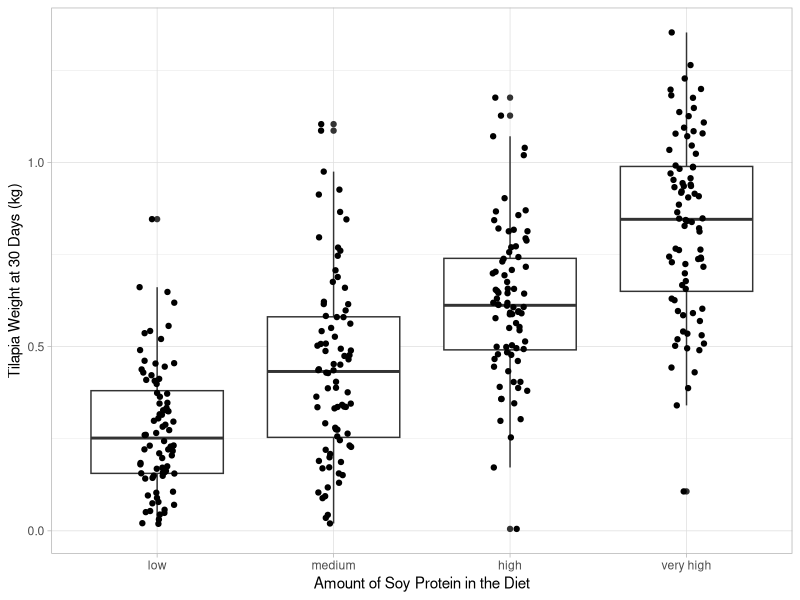
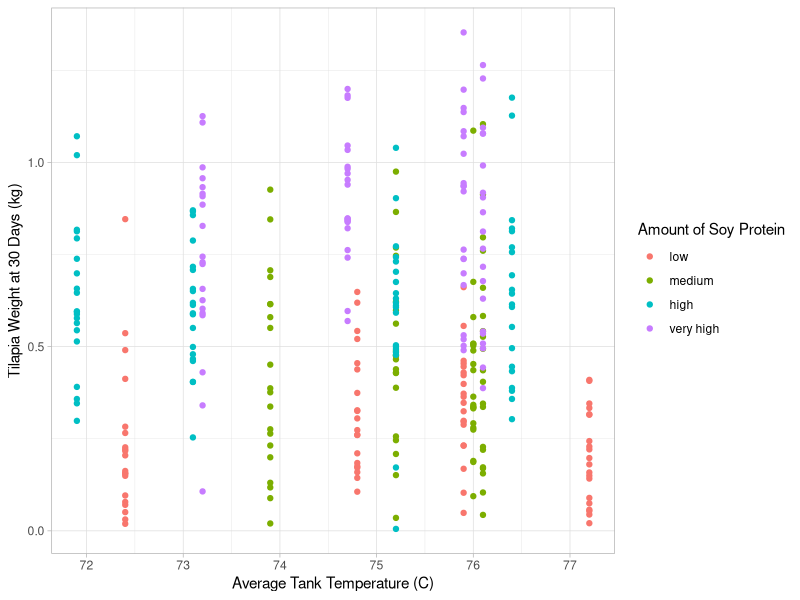

Reproduce these figures in R, in order.
## ---- chunk 1
knitr::opts_chunk$set(echo = TRUE)
## ---- chunk 2
    library(tidyverse)
## ---- chunk 3
    growth <- read_csv("../data/tilapia_growth.csv")
    head(growth)
    tail(growth)
## ---- chunk 4
growth <- growth %>% 
  mutate(soy_protein = factor(soy_protein, levels = c("low", "medium", "high", "very high")))
## ---- chunk 5
    growth_kg <- growth %>% 
      mutate(day_30_weight_kg = day_30_weight / 1000)
    growth_kg
## ---- chunk 6
    growth_by_treatment <- growth_kg %>% 
      group_by(soy_protein) %>% 
      summarize(mean_weight_kg = mean(day_30_weight_kg))
    growth_by_treatment
## ---- chunk 7
    ggplot(growth_kg, aes(soy_protein, day_30_weight_kg)) +
      geom_boxplot() +
      geom_jitter(width = 0.1) +
      labs(x = "Amount of Soy Protein in the Diet",
       y = "Tilapia Weight at 30 Days (kg)") +
      theme_light()
## ---- chunk 8
    growth_by_treatment_and_temp <- growth_kg %>% 
      group_by(soy_protein, tank_category) %>% 
      summarise(mean_weight_kg = mean(day_30_weight_kg))
    growth_by_treatment_and_temp
## ---- chunk 9
    ggplot(growth_kg, aes(avg_tank_temp, day_30_weight_kg, color = soy_protein)) +
      geom_point() +
      labs(x = "Average Tank Temperature (C)",
           y = "Tilapia Weight at 30 Days (kg)",
           color = "Amount of Soy Protein") +
      theme_light()
